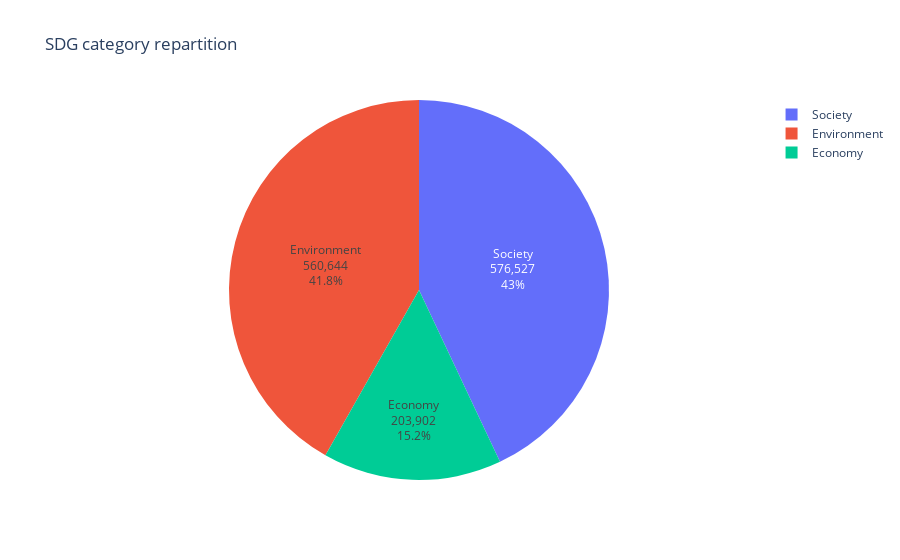

The cell this chart's notebook holds for it:
### Code cell
fig = px.pie(values=dic.values(), names=dic.keys(), template="plotly", title="SDG category repartition")
fig.update_traces(textposition='inside', textinfo='label+percent+value')

### Figure 1 — Plotly figure (JSON) as saved in the notebook; plotly's stock layout.template omitted (floating-point values rounded to 4 significant figures)
{"data": [{"domain": {"x": [0.0, 1.0], "y": [0.0, 1.0]}, "hovertemplate": "label=%{label}<br>value=%{value}<extra></extra>", "labels": ["Environment", "Economy", "Society"], "legendgroup": "", "name": "", "showlegend": true, "values": [560644, 203902, 576527], "type": "pie", "textinfo": "label+percent+value", "textposition": "inside"}], "layout": {"legend": {"tracegroupgap": 0}, "title": {"text": "SDG category repartition"}}}
